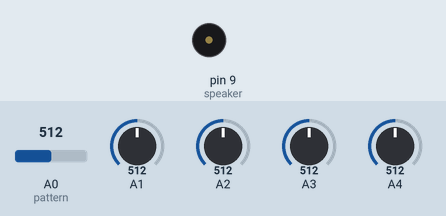
Simulated run of this sketch. Board: Arduino Uno, built with avr-gcc and run on an emulated ATmega328P. Shown: buzzer (waves = sounding). The inputs (shaded band) are chosen by the test bench; at power-on: A0 (pattern) = 512, A1 = 512, A2 = 512, A3 = 512, A4 = 512.

Above: at 0.17 s.
Timing chart, 0 to 1.8 s (numbered marks = the images above):
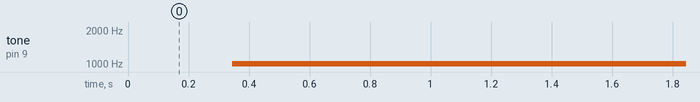

Measured:
- by itself, tone on pin 9 (speaker): silent → 1005 Hz at 0.34 s

The sketch:

Test_Code.ino
```cpp
// (licence header left out)
const byte speaker = 9;  // Speaker pin
bool debug = false;      // Used to print values to Serial Monitor
long counter = 0;        // Used for speed
long tempo;              // Used for reading the speed from potentiometer
int lowFreq = 10;        // The lower frequency boundary
int highFreq = 2000;     // The higher frequency boundary
int pattern = 0;         // Current potentiometer
unsigned int note;       // Note that will be played

//  funtion to get the notes from potentiometers
int getNote(int pattern) {
  if (pattern == 0) {
    note = map(analogRead(A0), 0, 1023, lowFreq, highFreq);
  }
  else if (pattern == 1) {
    note = map(analogRead(A1), 0, 1023, lowFreq, highFreq);
  }
  else if (pattern == 2) {
    note = map(analogRead(A2), 0, 1023, lowFreq, highFreq);
  }
  else if (pattern == 3) {
    note = map(analogRead(A3), 0, 1023, lowFreq, highFreq);
  }
  return note;
}

// nothing needed in setup without LEDs involved
void setup() {
}

void loop() {
  // get tempo from potentiometer connected to A4
  tempo = map(analogRead(A4), 0, 1023, 4000, 100);

  // If speed is less than 3900 - get notes from all four potentiometers
  // Unless the potentiometer is set to below the lowFreq
  if (tempo < 3900) {
    if (counter > tempo) {
      // print for debugging
      if (debug) {
        Serial.println(pattern);
      }
      // turn tone off and reset counter
      noTone(speaker);
      counter = 0;

      // getNote for current Potentiometer (pattern)
      note = getNote(pattern);
      // advance through the four potentiometers
      pattern = (pattern + 1) % 4;
      // if the note is above the lowFreq + 10  - play the note
      if (note > lowFreq + 10) {
        tone(speaker, note);
      }
    }

    // advance the counter - this functions as a delay (?)
    // to control the speed of the notes playing. If the tempo is set low
    // it will take longer to change the notes since we
    // have to add more to the counter to advance
    counter++;


  }
  // if the tempo is above 3900 that means we are
  // "stopped" using only one potentiometer
  // and playing just one note in the sequence
  else {
    // get the single note from the appropriate potentiometer
    unsigned int note = map(analogRead(pattern), 0, 1023, lowFreq, highFreq);

    if (note > lowFreq + 10) {
      tone(speaker, note);
    }
    else {
      // note is below lowFreq +10 and no tone will be played
      noTone(speaker);
    }
  }
}
```
